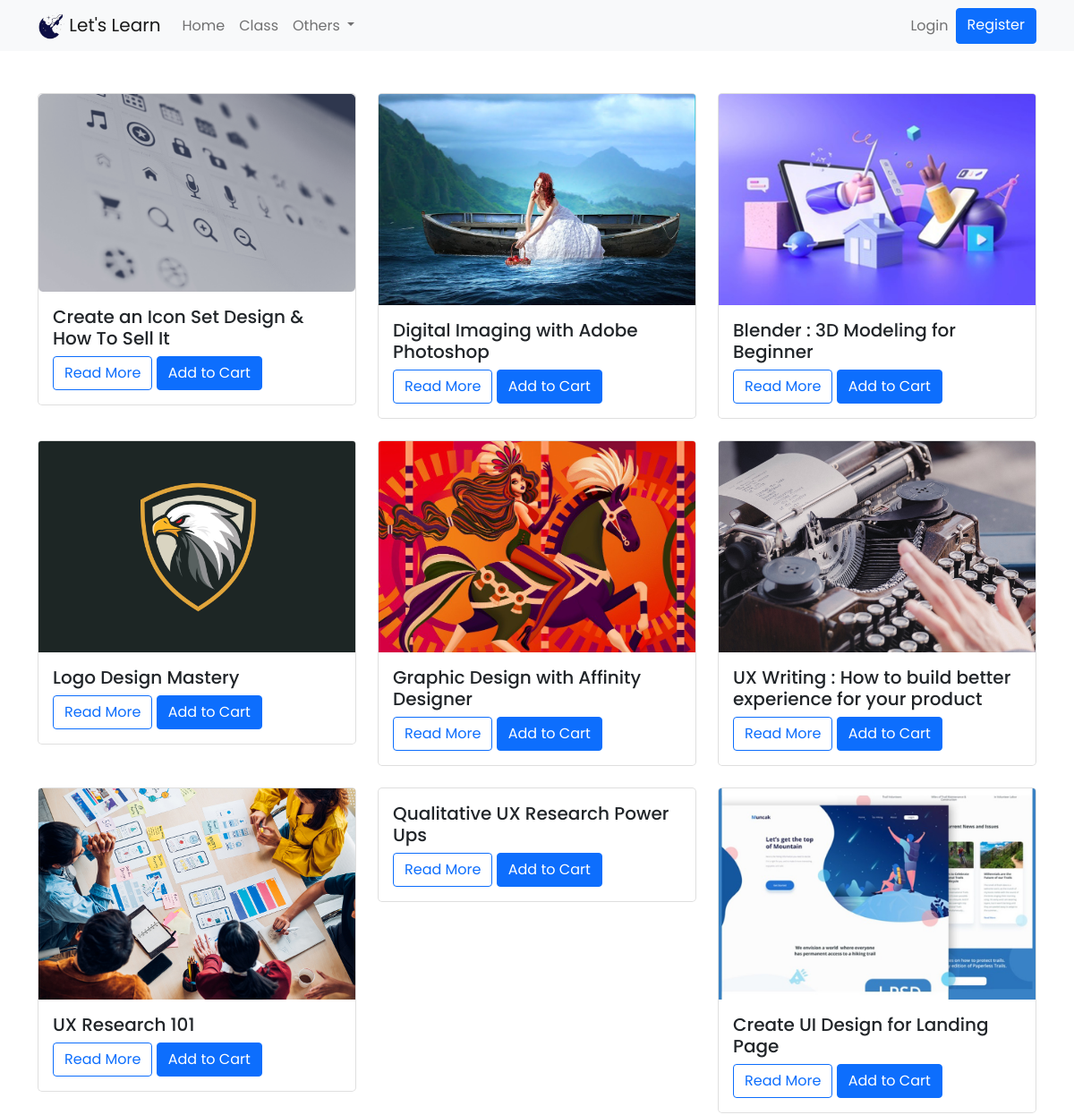
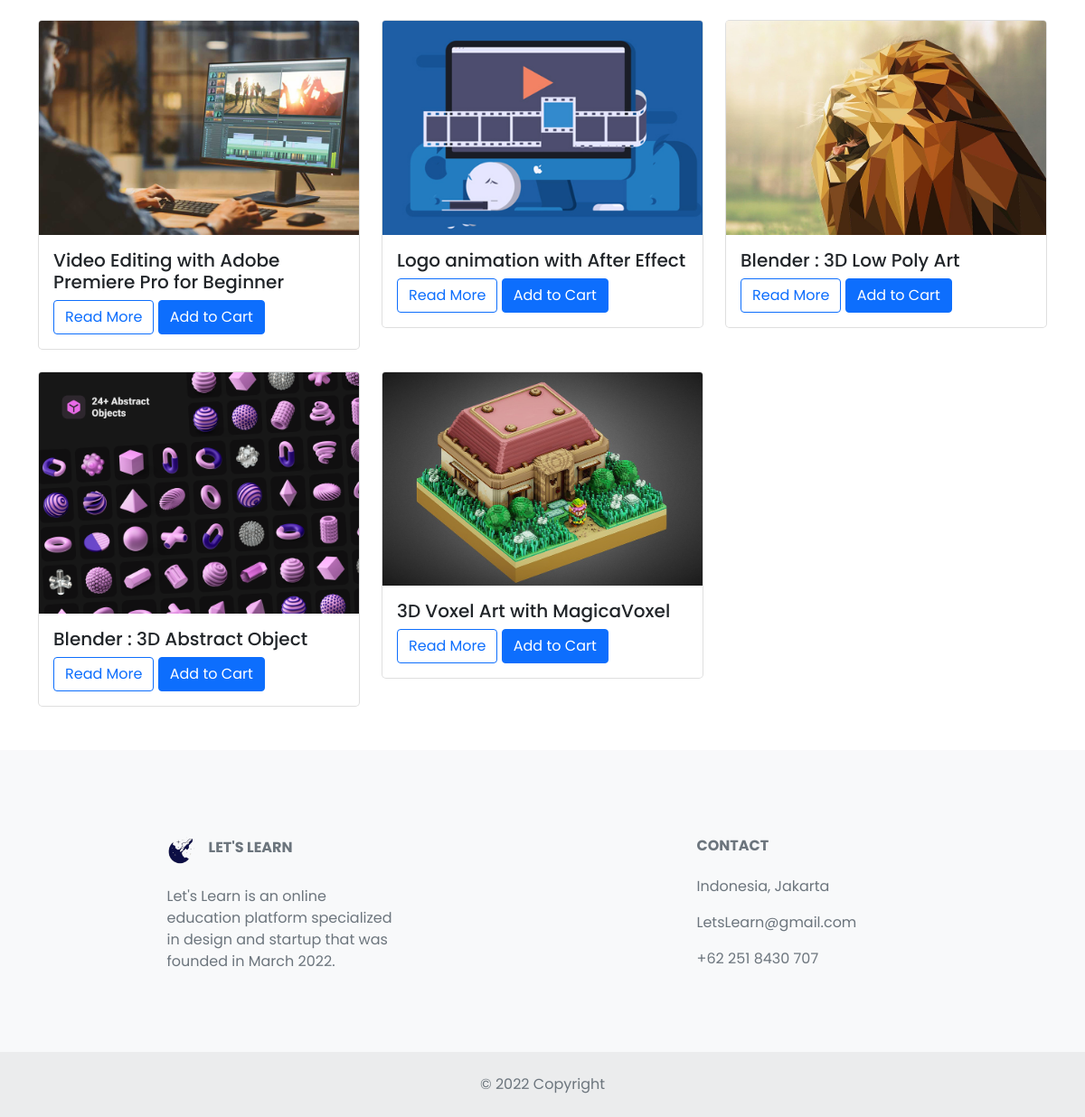
The app's page /front/index.php?page=kelas with its own data (2 pictures, top to bottom).
### tables this page shows
CREATE TABLE `kelas` (
  `id_kelas` int(11) NOT NULL,
  `nama_kelas` varchar(100) NOT NULL,
  `id_guru` int(11) NOT NULL,
  `id_kategori` int(11) NOT NULL,
  `deskripsi` text NOT NULL,
  `tentang` text NOT NULL,
  `harga` varchar(50) NOT NULL,
  `thumbnail` varchar(255) NOT NULL
);

### front/kelas.php (the view, shortened to what this page needs)
<div class="container py-5">
    <div class="row row-cols-1 row-cols-md-3 g-4">
        <?php
                $query = "SELECT * FROM kelas";
                $result = mysqli_query($koneksi, $query);
                if(mysqli_num_rows($result) > 0)
                {
                     while($row = mysqli_fetch_array($result))
                     {
                ?>
        <div class="col">
            <form action="index.php?page=cart&id=<?php echo $row["id_kelas"]; ?>" method="post" name="add">
                <div class="card h-100">
                    <img src="../aset/img/kelas/<?=$row['thumbnail']?>" class="card-img-top" alt="">
                    <div class="card-body">
                        <h5 class="card-title"><?= $row['nama_kelas']?></h5>
                        <a href="index.php?page=kelas_konten&id=<?=$row['id_kelas']?>"
                            class="btn btn-outline-primary">Read
                            More</a>
                        <input name="add_to_cart" type='submit' class="btn btn-primary" value="Add to Cart">
                    </div>
                </div>
            </form>
        </div>
        <?php
        }}
        ?>
    </div>
</div>

### aset/css/style.css (style rules this page uses)
:root { --main-color:#5463ff; --color-dark:#2537ff; --text-grey: #8390A2; }
* { padding: 0; margin: 0; box-sizing: border-box; list-style-type: none; text-decoration: none; font-family: 'Poppins', sans-serif; }
.card { background: #fff; border-radius: 5px; }
.card-header, .card-body { padding: 1rem; }

### records on screen
kelas: thumbnail (picture), nama_kelas "Create an Icon Set Design & How To Sell It"
kelas: thumbnail (picture), nama_kelas "Digital Imaging with Adobe Photoshop"
kelas: thumbnail (picture), nama_kelas "Blender : 3D Modeling for Beginner"
kelas: thumbnail (picture), nama_kelas "Logo Design Mastery"
kelas: thumbnail (picture), nama_kelas "Graphic Design with Affinity Designer"
kelas: thumbnail (picture), nama_kelas "UX Writing : How to build better experience for your product"
kelas: thumbnail (picture), nama_kelas "UX Research 101"
kelas: nama_kelas "Qualitative UX Research Power Ups"
kelas: thumbnail (picture), nama_kelas "Create UI Design for Landing Page"
kelas: thumbnail (picture), nama_kelas "Video Editing with Adobe Premiere Pro for Beginner"
kelas: thumbnail (picture), nama_kelas "Logo animation with After Effect"
kelas: thumbnail (picture), nama_kelas "Blender : 3D Low Poly Art"
kelas: thumbnail (picture), nama_kelas "Blender : 3D Abstract Object"
kelas: thumbnail (picture), nama_kelas "3D Voxel Art with MagicaVoxel"
